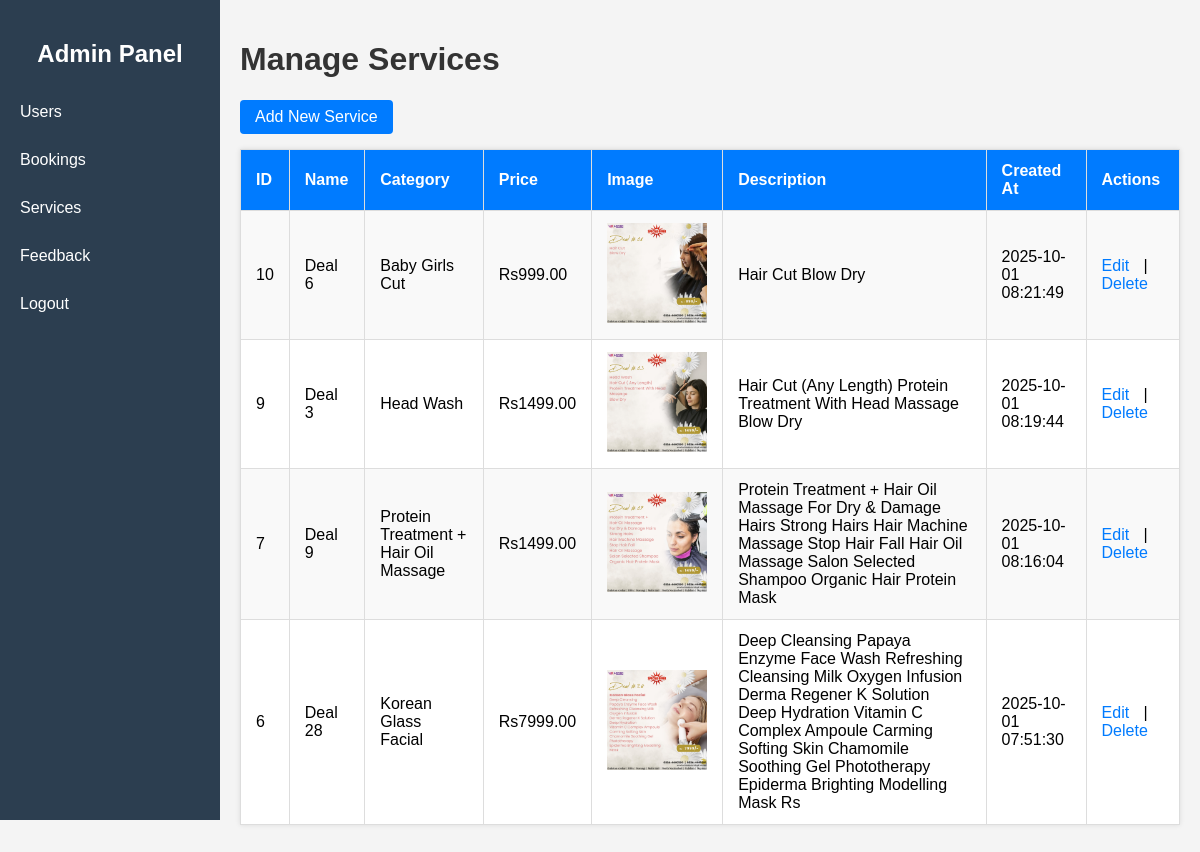
The page /admin/services.php (signed in) on the database its author committed.
### tables this page shows
CREATE TABLE `services` (
  `id` int(11) NOT NULL,
  `name` varchar(100) NOT NULL,
  `category` varchar(50) NOT NULL,
  `price` decimal(10,2) NOT NULL,
  `description` text DEFAULT NULL,
  `image` varchar(255) DEFAULT NULL,
  `created_at` timestamp NOT NULL DEFAULT current_timestamp()
);

### admin/services.php (the view, shortened to what this page needs)
<?php
include '../php/config.php';
include './sidebar.php';
?>
<!DOCTYPE html>
<html lang="en">
<head>
</head>
<body>
<div class="main-content">
    <h1>Manage Services</h1>
    <a class="button" href="add_service.php">Add New Service</a>
    <table>
        <tr>
            <th>ID</th>
            <th>Name</th>
            <th>Category</th>
            <th>Price</th>
            <th>Image</th>
            <th>Description</th>
            <th>Created At</th>
            <th>Actions</th>
        </tr>
        <?php
        $services = $conn->query("SELECT * FROM services ORDER BY created_at DESC");
        if($services){
            while($s = $services->fetch_assoc()){
                echo "<tr>
                        <td>{$s['id']}</td>
                        <td>{$s['name']}</td>
                        <td>{$s['category']}</td>
                        <td>Rs{$s['price']}</td>
                        <td>";
                if(!empty($s['image'])){
                    echo "<img src='../images/{$s['image']}' alt='{$s['name']}' style='width:100px; height:auto;'>";
                } else {
                    echo "No Image";
                }
                echo "</td>
                        <td>{$s['description']}</td>
                        <td>{$s['created_at']}</td>
                        <td class='actions'>
                            <a href='edit_service.php?id={$s['id']}'>Edit</a> |
                            <a href='delete_service.php?id={$s['id']}' onclick=\"return confirm('Are you sure?');\">Delete</a>
                        </td>
                      </tr>";
            }
        } else {
            echo "<tr><td colspan='8'>No services found.</td></tr>";
        }
        ?>
    </table>
</div>
</body>
</html>

### admin/style.css (style rules this page uses)
body { font-family: Arial, sans-serif; margin: 0; }
.main-content { margin-left: 220px; padding: 20px; }
table { width: 100%; border-collapse: collapse; margin-bottom: 30px; }
table th, table td { padding: 10px; border: 1px solid #ddd; text-align: left; }
h1, h2 { color: #2c3e50; }

### admin/services.php (style rules this page uses)
body { font-family: Arial, sans-serif; margin: 0; background: #f4f4f4; }
.main-content { margin-left: 220px; padding: 20px; }
h1 { color: #333; }
a.button { display: inline-block; padding: 8px 15px; margin-bottom: 15px; background: #007BFF; color: #fff; text-decoration: none; border-radius: 4px; }
table { width: 100%; border-collapse: collapse; background: #fff; box-shadow: 0 0 5px rgba(0,0,0,0.1); }
table th, table td { padding: 12px 15px; border: 1px solid #ddd; text-align: left; }
table th { background: #007BFF; color: #fff; }
table tr:nth-child(even) { background: #f9f9f9; }
.actions a { color: #007BFF; text-decoration: none; margin-right: 10px; }

### rows shown on the page
services: id "10", name "Deal 6", category "Baby Girls Cut", price "999.00", image (picture), description "Hair Cut Blow Dry", created_at "2025-10-01 08:21:49"
services: id "9", name "Deal 3", category "Head Wash", price "1499.00", image (picture), description "Hair Cut (Any Length) Protein Treatment With Head Massage Blow Dry", created_at "2025-10-01 08:19:44"
services: id "7", name "Deal 9", category "Protein Treatment + Hair Oil Massage", price "1499.00", image (picture), description "Protein Treatment + Hair Oil Massage For Dry & Damage Hairs Strong Hairs Hair Machine Massage Stop Hair Fall Hair Oil Massage Salon Selected Shampoo Organic Hair Protein Mask", created_at "2025-10-01 08:16:04"
services: id "6", name "Deal 28", category "Korean Glass Facial", price "7999.00", image (picture), description "Deep Cleansing Papaya Enzyme Face Wash Refreshing Cleansing Milk Oxygen Infusion Derma Regener K Solution Deep Hydration Vitamin C Complex Ampoule Carming Softing Skin Chamomile Soothing Gel Phototherapy Epiderma Brighting Modelling Mask Rs", created_at "2025-10-01 07:51:30"
